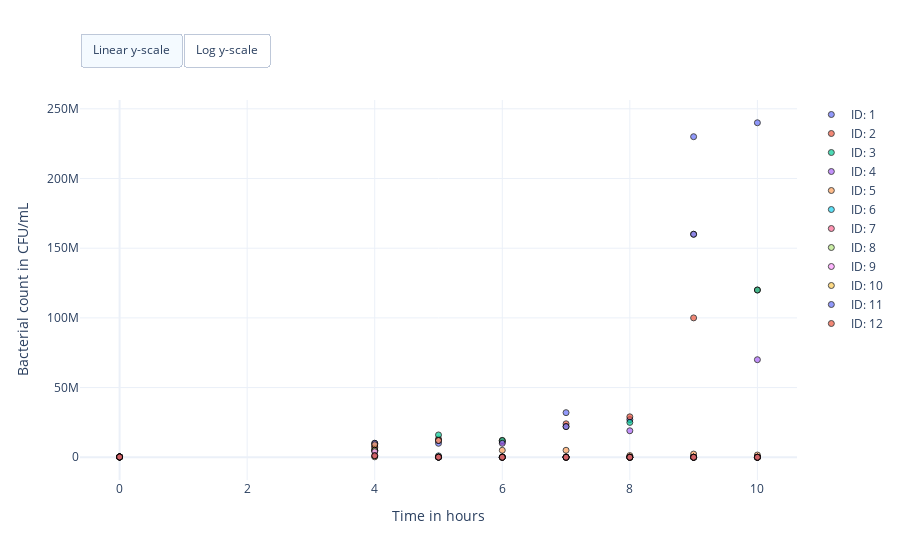

The notebook cell this image was saved under:
### Markdown cell above
## Show data

### Code cell
# Get data
directory = os.path.dirname(os.path.dirname(os.getcwd()))
data = pd.read_csv(directory + '/data/who_m_ciprofloxacin.csv')

# Create scatter plots of data
fig = chi.plots.PDTimeSeriesPlot()
fig.add_data(data, biomarker='Bacterial count')
fig.set_axis_labels(xlabel='Time in hours', ylabel='Bacterial count in CFU/mL')
fig.show()

### Figure 1 — Plotly figure (JSON) as saved in the notebook; plotly's stock layout.template omitted (floating-point values rounded to 4 significant figures)
{"data": [{"marker": {"color": "#636EFA", "line": {"color": "black", "width": 1}, "opacity": 0.7, "symbol": "circle"}, "mode": "markers", "name": "ID: 1", "showlegend": true, "type": "scatter", "x": [0, 4, 5, 6, 7, 8, 9, 10], "y": [200000, 8000000, 10000000, 11000000, 32000000, 27000000, 230000000, 240000000]}, {"marker": {"color": "#EF553B", "line": {"color": "black", "width": 1}, "opacity": 0.7, "symbol": "circle"}, "mode": "markers", "name": "ID: 2", "showlegend": true, "type": "scatter", "x": [0, 4, 5, 6, 7, 8, 9, 10], "y": [200000, 7000000, 13000000, 12000000, 24000000, 29000000, 100000000, 120000000]}, {"marker": {"color": "#00CC96", "line": {"color": "black", "width": 1}, "opacity": 0.7, "symbol": "circle"}, "mode": "markers", "name": "ID: 3", "showlegend": true, "type": "scatter", "x": [0, 4, 5, 6, 7, 8, 9, 10], "y": [200000, 10000000, 16000000, 12000000, 22000000, 25000000, 160000000, 120000000]}, {"marker": {"color": "#AB63FA", "line": {"color": "black", "width": 1}, "opacity": 0.7, "symbol": "circle"}, "mode": "markers", "name": "ID: 4", "showlegend": true, "type": "scatter", "x": [0, 4, 5, 6, 7, 8, 9, 10], "y": [200000, 10000000, 12000000, 10000000, 22000000, 19000000, 160000000, 70000000]}, {"marker": {"color": "#FFA15A", "line": {"color": "black", "width": 1}, "opacity": 0.7, "symbol": "circle"}, "mode": "markers", "name": "ID: 5", "showlegend": true, "type": "scatter", "x": [0, 4, 5, 6, 7, 8, 9, 10], "y": [200000, 9000000, 12000000, 5000000, 5000000, 1200000, 2300000, 1600000]}, {"marker": {"color": "#19D3F3", "line": {"color": "black", "width": 1}, "opacity": 0.7, "symbol": "circle"}, "mode": "markers", "name": "ID: 6", "showlegend": true, "type": "scatter", "x": [0, 4, 5, 6, 7, 8, 9, 10], "y": [200000, 5000000, 1000000, 300000, 130000, 60000, 40000, 4000]}, {"marker": {"color": "#FF6692", "line": {"color": "black", "width": 1}, "opacity": 0.7, "symbol": "circle"}, "mode": "markers", "name": "ID: 7", "showlegend": true, "type": "scatter", "x": [0, 4, 5, 6, 7, 8, 9, 10], "y": [200000, 5000000, 130000, 30000, 40000, 8000, 6000, 2000]}, {"marker": {"color": "#B6E880", "line": {"color": "black", "width": 1}, "opacity": 0.7, "symbol": "circle"}, "mode": "markers", "name": "ID: 8", "showlegend": true, "type": "scatter", "x": [0, 4, 5, 6, 7, 8, 9, 10], "y": [200000, 5000000, 70000, 40000, 13000, 6000, 4000, 1800]}, {"marker": {"color": "#FF97FF", "line": {"color": "black", "width": 1}, "opacity": 0.7, "symbol": "circle"}, "mode": "markers", "name": "ID: 9", "showlegend": true, "type": "scatter", "x": [0, 4, 5, 6, 7, 8, 9, 10], "y": [200000, 4000000, 60000, 3000, 6000, 600, 4000, 900]}, {"marker": {"color": "#FECB52", "line": {"color": "black", "width": 1}, "opacity": 0.7, "symbol": "circle"}, "mode": "markers", "name": "ID: 10", "showlegend": true, "type": "scatter", "x": [0, 4, 5, 6, 7, 8, 9, 10], "y": [200000, 300000, 30000, 4000, 4000, 900, 900, 700]}, {"marker": {"color": "#636EFA", "line": {"color": "black", "width": 1}, "opacity": 0.7, "symbol": "circle"}, "mode": "markers", "name": "ID: 11", "showlegend": true, "type": "scatter", "x": [0, 4, 5, 6, 7, 8, 9, 10], "y": [200000, 1100000, 30000, 6000, 5000, 1600, 1100, 600]}, {"marker": {"color": "#EF553B", "line": {"color": "black", "width": 1}, "opacity": 0.7, "symbol": "circle"}, "mode": "markers", "name": "ID: 12", "showlegend": true, "type": "scatter", "x": [0, 4, 5, 6, 7, 8, 9, 10], "y": [200000, 1100000, 100000, 5000, 7000, 1100, 1000, 600]}], "layout": {"autosize": true, "updatemenus": [{"buttons": [{"args": [{"yaxis.type": "linear"}], "label": "Linear y-scale", "method": "relayout"}, {"args": [{"yaxis.type": "log"}], "label": "Log y-scale", "method": "relayout"}], "direction": "left", "pad": {"r": 0, "t": -10}, "showactive": true, "type": "buttons", "x": 0, "xanchor": "left", "y": 1.15, "yanchor": "top"}], "xaxis": {"title": {"text": "Time in hours"}}, "yaxis": {"title": {"text": "Bacterial count in CFU/mL"}}}}
